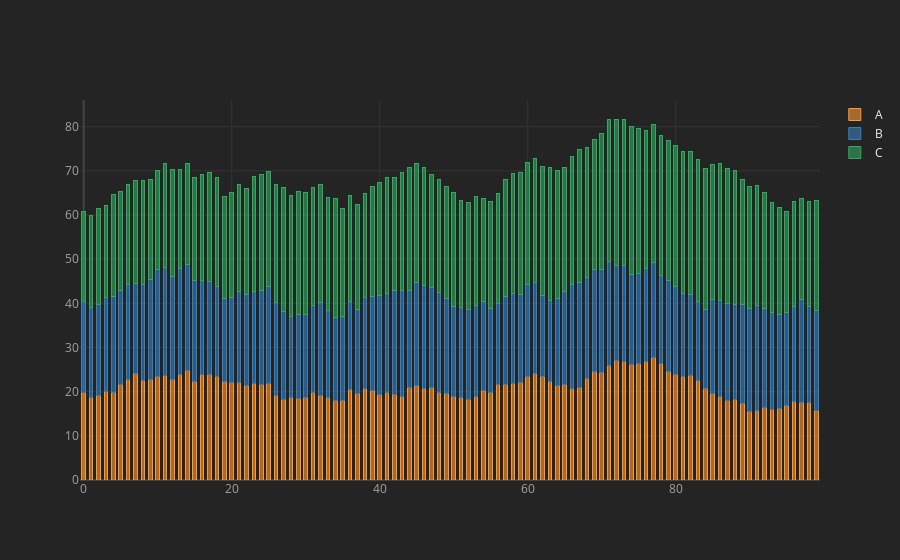

The cell this chart's notebook holds for it:
### Code cell
df.iplot(kind= 'bar', barmode = 'stack', bargap = 0.5)
